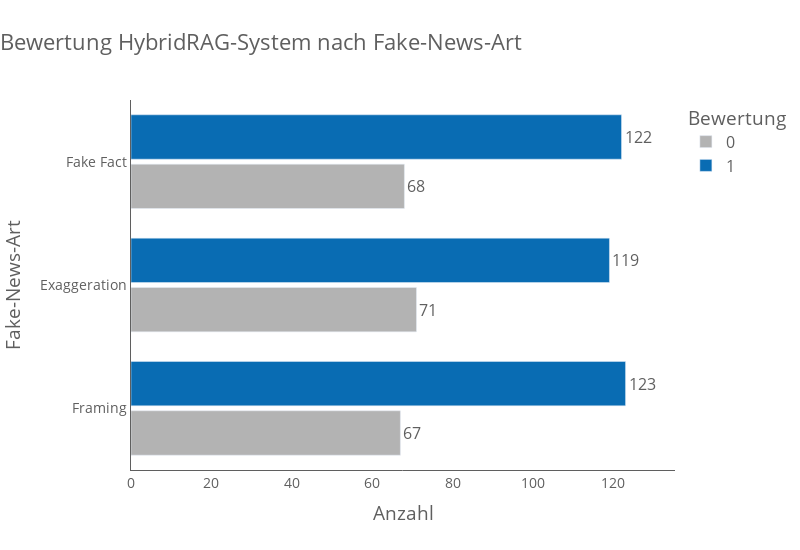

Notebook source saved alongside this figure:
### Markdown cell above
**Schaubild zu der Häufigkeit der Bewertungsausprägungen im HybridRAG-System, aufgeschlüsselt nach Fake News Arten:**

### Code cell
# Diagramm für HybridRAG

df_hybrid_sorted = df_hybrid.sort_values(by="anzahl")
max_val_hybrid = df_hybrid["anzahl"].max()

fig_hybrid = px.bar(
    df_hybrid_sorted,
    y="fake_news_art",
    x="anzahl",
    color="bewertung",
    color_discrete_map=color_map,
    barmode="group",
    title="Bewertung HybridRAG-System nach Fake-News-Art",
    text="anzahl",
    orientation="h",
    category_orders={"fake_news_art": ["Fake Fact", "Exaggeration", "Framing"]}
)


fig_hybrid.update_layout(
    title=dict(text=fig_hybrid.layout.title.text, x=0, xanchor='left'),
    bargroupgap=0.1,
    xaxis_title="Anzahl",  
    yaxis_title="Fake-News-Art",
    **layout_kwargs
)

fig_hybrid.update_xaxes(
    showgrid=False,       
    showline=True,   
    linecolor='#5F5F5F',  
    range=[0, max_val_hybrid * 1.1],
    **xaxis_kwargs
)

fig_hybrid.update_yaxes(
    showgrid=False,       
    showline=True,        
    linecolor='#5F5F5F',
    **yaxis_kwargs
)

fig_hybrid.update_traces(textposition="outside")

### Figure 1 — Plotly figure (JSON) as saved in the notebook; plotly's stock layout.template omitted (floating-point values rounded to 4 significant figures)
{"data": [{"alignmentgroup": "True", "hovertemplate": "bewertung=0<br>anzahl=%{text}<br>fake_news_art=%{y}<extra></extra>", "legendgroup": "0", "marker": {"color": "#B3B3B3", "pattern": {"shape": ""}}, "name": "0", "offsetgroup": "0", "orientation": "h", "showlegend": true, "text": [67.0, 68.0, 71.0], "textposition": "outside", "type": "bar", "x": [67, 68, 71], "xaxis": "x", "y": ["Framing", "Fake Fact", "Exaggeration"], "yaxis": "y"}, {"alignmentgroup": "True", "hovertemplate": "bewertung=1<br>anzahl=%{text}<br>fake_news_art=%{y}<extra></extra>", "legendgroup": "1", "marker": {"color": "#096CB3", "pattern": {"shape": ""}}, "name": "1", "offsetgroup": "1", "orientation": "h", "showlegend": true, "text": [119.0, 122.0, 123.0], "textposition": "outside", "type": "bar", "x": [119, 122, 123], "xaxis": "x", "y": ["Exaggeration", "Fake Fact", "Framing"], "yaxis": "y"}], "layout": {"bargroupgap": 0.1, "barmode": "group", "font": {"color": "#5F5F5F", "size": 16}, "height": 550, "legend": {"title": {"text": "Bewertung"}, "tracegroupgap": 0}, "margin": {"t": 100}, "paper_bgcolor": "white", "plot_bgcolor": "white", "title": {"font": {"color": "#5F5F5F", "size": 22}, "text": "Bewertung HybridRAG-System nach Fake-News-Art", "x": 0, "xanchor": "left"}, "width": 800, "xaxis": {"anchor": "y", "domain": [0, 1], "linecolor": "#5F5F5F", "range": [0, 135.3], "showgrid": false, "showline": true, "tickfont": {"size": 14}, "ticks": "", "title": {"text": "Anzahl"}}, "yaxis": {"anchor": "x", "categoryarray": ["Framing", "Exaggeration", "Fake Fact"], "categoryorder": "array", "domain": [0, 1], "gridcolor": "lightgrey", "linecolor": "#5F5F5F", "showgrid": false, "showline": true, "tickfont": {"size": 14}, "ticks": "", "title": {"text": "Fake-News-Art"}}}}
